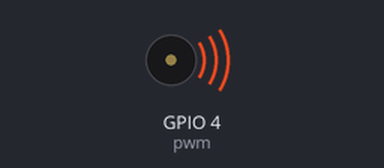
Recording of a program running on a simulated ESP32 board running MicroPython. On the bench: buzzer (waves = sounding).

Above: at 0.5 s.
At 5.0 s:
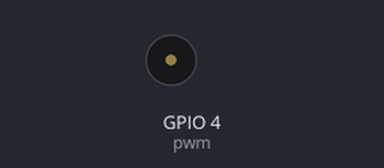
Timing chart, 0 to 6.9 s (numbered marks = the images above):
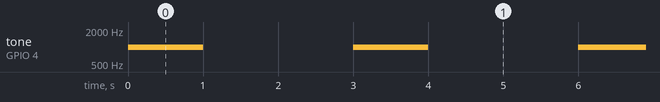

The program:

bee1.py
```python
from machine import Pin,PWM
import time

def alarmBeep(pwm):
   pwm.freq(1000)     #設定頻率為 1KHz
   pwm.duty(512)      #設定工作週期為 50%
   time.sleep(1)          #持續時間 1 秒
   pwm.deinit()          #停止發聲
   time.sleep(2)          #持續時間 2 秒

pwm=PWM(Pin(4))

while True:
    alarmBeep(pwm)
```

Measured:
- by itself, tone on GPIO 4 (pwm): alternates 1000 Hz for 1.0 s and silent for 2.0 s
